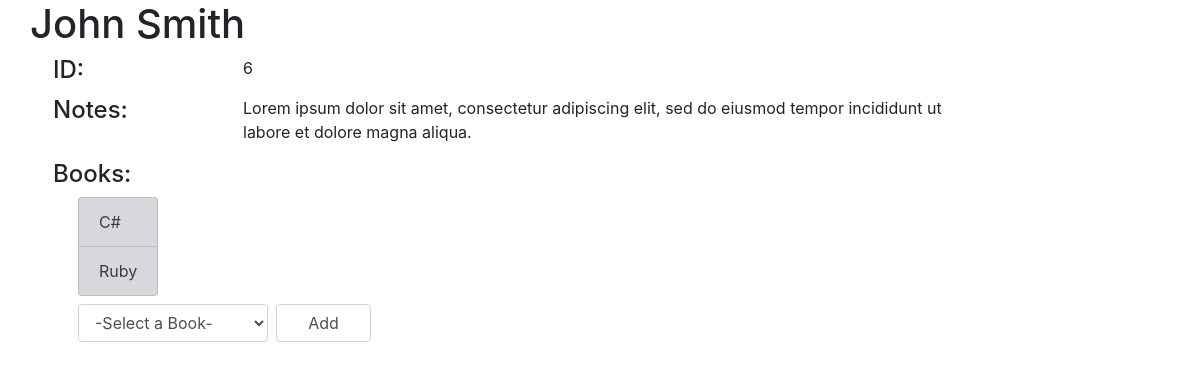
The page /authors/6 on the database its author committed.
### books_authors_app/models.py (models this page shows)
class Author(models.Model):
    first_name = models.CharField(max_length=45)
    last_name = models.CharField(max_length=45)
    notes = models.TextField(null=True)
    created_at = models.DateTimeField(auto_now_add=True)
    updated_at = models.DateTimeField(auto_now=True)
    books = models.ManyToManyField(Book, related_name="authors")

class Book(models.Model):
    title = models.CharField(max_length=255)
    desc = models.TextField()
    created_at = models.DateTimeField(auto_now_add=True)
    updated_at = models.DateTimeField(auto_now=True)

### books_authors_app/views.py (the view)
# urls.py: path('authors/<int:id>', views.displayAuthor),
def displayAuthor(request, id):
    author = Author.objects.get(id=int(id))
    myvars = {
        "first_name": author.first_name,
        "last_name": author.last_name,
        "id": author.id,
        "notes": author.notes,
        "books": author.books.all(),
        "bk": Book.objects.all(),
    }
    return render(request, "author.html", myvars)

### books_authors_app/templates/author.html (shortened to what this page needs)
<!DOCTYPE html>
<html lang="en">
<head>
    {%load static%}
    <link rel="stylesheet" href="{%static 'bootstrap.css'%}">
</head>
<body>
    <div class="container">
        <div class="row">
            <h1 class="display 4">{{first_name}} {{last_name}}</h1>
        </div>
        <div class="row">
            <h4 class="col-sm-2 ml-2">ID:</h4>
            <p class="col-sm-2">{{id}}</p>
        </div>
        <div class="row">
            <h4 class="col-sm-2 ml-2">Notes:</h4>
            <p class="col-sm-8">{{notes}}</p>
        </div>
        <div class="row">
            <h4 class="col-12 ml-2">Books:</h4>
            <ul class="list-group list-group ml-5 mb-2">
                {%for book in books%}
                    <li class="list-group-item list-group-item-secondary">{{book.title}}</li>
                {%endfor%}
            </ul>
        </div>
        <form class="form-group row" action="/addBook/{{id}}" method="post">
            <select class="form-control col-sm-2 ml-5" name="book">
                <option disabled selected>-Select a Book-</option>
            </select>
            <input type="submit" class="form-control col-sm-1 ml-2" value="Add">
        </form>
    </div>
</body>
</html>

### rows shown on the page
Author: first_name "John", last_name "Smith", notes "Lorem ipsum dolor sit amet, consectetur adipiscing elit, sed do eiusmod tempor incididunt ut labore et dolore magna aliqua."
Book: title "C#"
Book: title "Ruby"

### other values the page prints
{{ id }} "6"
